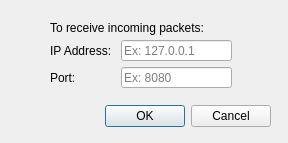
<?xml version="1.0" encoding="UTF-8"?>
<ui version="4.0">
 <class>Dialog</class>
 <widget class="QDialog" name="Dialog">
  <property name="geometry">
   <rect>
    <x>0</x>
    <y>0</y>
    <width>288</width>
    <height>143</height>
   </rect>
  </property>
  <property name="windowTitle">
   <string>IP Settings</string>
  </property>
  <widget class="QDialogButtonBox" name="buttonBox">
   <property name="geometry">
    <rect>
     <x>90</x>
     <y>100</y>
     <width>181</width>
     <height>32</height>
    </rect>
   </property>
   <property name="orientation">
    <enum>Qt::Horizontal</enum>
   </property>
   <property name="standardButtons">
    <set>QDialogButtonBox::Cancel|QDialogButtonBox::Ok</set>
   </property>
  </widget>
  <widget class="QLabel" name="label">
   <property name="geometry">
    <rect>
     <x>50</x>
     <y>20</y>
     <width>161</width>
     <height>16</height>
    </rect>
   </property>
   <property name="text">
    <string>To receive incoming packets: </string>
   </property>
  </widget>
  <widget class="QWidget" name="layoutWidget">
   <property name="geometry">
    <rect>
     <x>50</x>
     <y>40</y>
     <width>182</width>
     <height>48</height>
    </rect>
   </property>
   <layout class="QGridLayout" name="gridLayout">
    <item row="0" column="0">
     <widget class="QLabel" name="labelIP">
      <property name="text">
       <string>IP Address: </string>
      </property>
     </widget>
    </item>
    <item row="0" column="1">
     <widget class="QLineEdit" name="lineListenIP">
      <property name="toolTip">
       <string>Enter IP address to receive incoming data.</string>
      </property>
      <property name="placeholderText">
       <string>Ex: 127.0.0.1</string>
      </property>
     </widget>
    </item>
    <item row="1" column="0">
     <widget class="QLabel" name="labelPort">
      <property name="text">
       <string>Port:</string>
      </property>
     </widget>
    </item>
    <item row="1" column="1">
     <widget class="QLineEdit" name="lineListenPort">
      <property name="toolTip">
       <string>Enter port to receive incoming data.</string>
      </property>
      <property name="placeholderText">
       <string>Ex: 8080</string>
      </property>
     </widget>
    </item>
   </layout>
  </widget>
 </widget>
 <resources/>
 <connections>
  <connection>
   <sender>buttonBox</sender>
   <signal>accepted()</signal>
   <receiver>Dialog</receiver>
   <slot>accept()</slot>
   <hints>
    <hint type="sourcelabel">
     <x>248</x>
     <y>254</y>
    </hint>
    <hint type="destinationlabel">
     <x>157</x>
     <y>274</y>
    </hint>
   </hints>
  </connection>
  <connection>
   <sender>buttonBox</sender>
   <signal>rejected()</signal>
   <receiver>Dialog</receiver>
   <slot>reject()</slot>
   <hints>
    <hint type="sourcelabel">
     <x>316</x>
     <y>260</y>
    </hint>
    <hint type="destinationlabel">
     <x>286</x>
     <y>274</y>
    </hint>
   </hints>
  </connection>
 </connections>
</ui>
